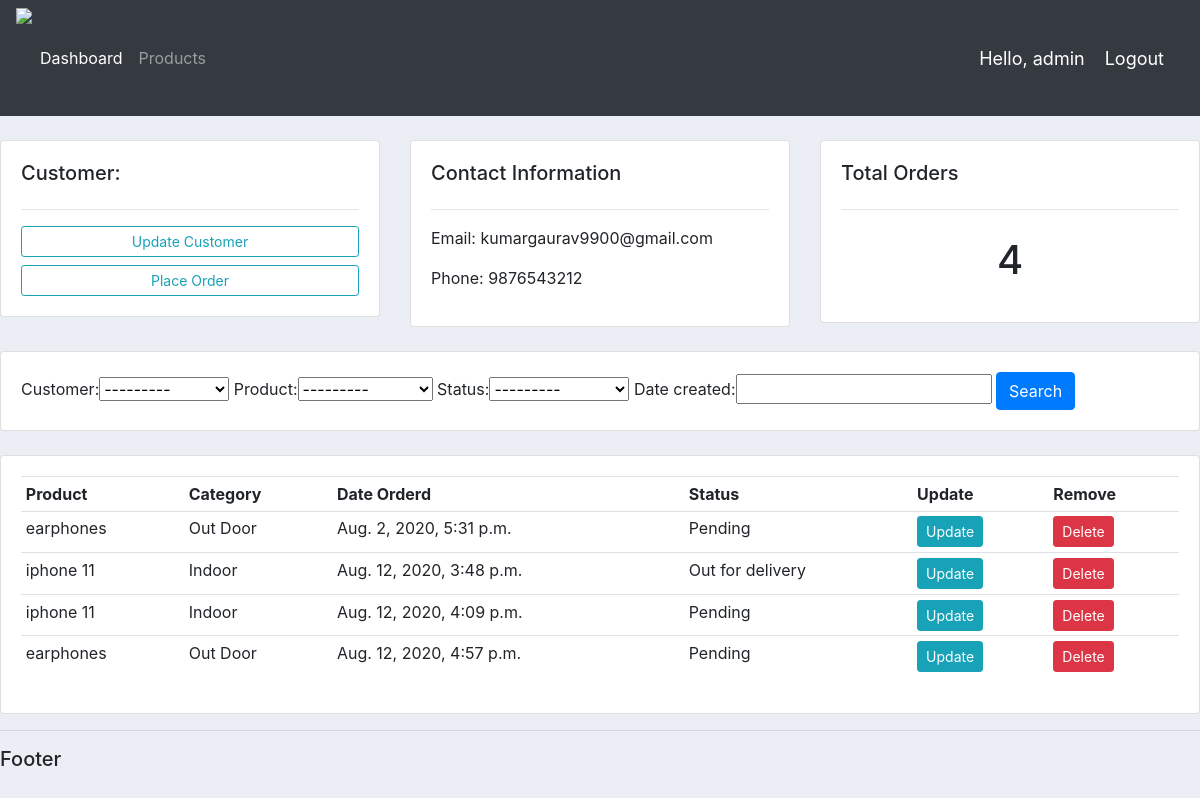
Screenshot of /customers/1/ (signed in) with the database file from the repository.
### accounts/models.py (models this page shows, shortened)
class Customer(models.Model):
    user = models.OneToOneField(User, null=True, blank=True, on_delete=models.CASCADE)
    name = models.CharField(max_length=200, null=True)
    phone = models.CharField(max_length=200, null=True)
    email = models.CharField(max_length=200, null=True)
    profile_pic = models.ImageField(null=True, blank=True, default="default-profile-picture.jpg")
    date_created = models.DateTimeField(auto_now_add=True, null=True)
    def __str__(self):
        return self.name

class Order(models.Model):
    STATUS = (
        ('Pending', 'Pending'),
        ('Out for delivery', 'Out for delivery'),
        ('Delivered', 'Delivered'),
    )
    customer = models.ForeignKey(
        Customer, null=True, on_delete=models.SET_NULL)
    product = models.ForeignKey(Product, null=True, on_delete=models.SET_NULL)
    status = models.CharField(max_length=200, null=True, choices=STATUS)
    date_created = models.DateTimeField(auto_now_add=True, null=True)

class Product(models.Model):
    CATEGORY = (
        ('Indoor', 'Indoor'),
        ('Out Door', 'Out Door'),
    )
    name = models.CharField(max_length=200, null=True)
    price = models.FloatField(null=True)
    category = models.CharField(
        max_length=200, null=True, choices=CATEGORY)
    description = models.CharField(max_length=200, null=True, blank=True)
    date_created = models.DateTimeField(auto_now_add=True, null=True)
    tags = models.ManyToManyField(Tag)
    def __str__(self):
        return self.name

### accounts/decorators.py (the view)
        def wrapper_func(request, *args, **kwargs):
            group = None
            if request.user.groups.exists():
                group = request.user.groups.all()[0].name
            if group in allowed_roles:
                return view_func(request, *args, **kwargs)
            else:
                return HttpResponse('You are not authorized to view this page')

### accounts/views.py (called while the page is built)
@login_required(login_url='login')
@allowed_users(allowed_roles=['admin'])
def customers(request, id_pk):
    customer = Customer.objects.get(id=id_pk)
    orders = customer.order_set.all()
    order_count = orders.count()
    myFilter = OrderFilter(request.GET, queryset=orders)
    orders = myFilter.qs
    context = {'customer': customer,
               'orders': orders, 'order_count': order_count, 'myFilter': myFilter}
    return render(request, 'accounts/customers.html', context)

### accounts/templates/accounts/customers.html
{% extends 'accounts/main.html' %}
{% block content %}
<br>
<div class="row">
  <div class="col-md">
    <div class="card card-body">
      <h5>Customer:</h5>
      <hr>
      <a class="btn btn-outline-info  btn-sm btn-block" href="">Update Customer</a>
      <a class="btn btn-outline-info  btn-sm btn-block" href="{% url 'create_order' customer.id %}">Place Order</a>
    </div>
  </div>
  <div class="col-md">
    <div class="card card-body">
      <h5>Contact Information</h5>
      <hr>
      <p>Email: {{customer.email}}</p>
      <p>Phone: {{customer.phone}}</p>
    </div>
  </div>
  <div class="col-md">
    <div class="card card-body">
      <h5>Total Orders</h5>
      <hr>
      <h1 style="text-align: center;padding: 10px">{{order_count}}</h1>
    </div>
  </div>
</div>
<br>
<div class="row">
  <div class="col">
    <div class="card card-body">
      <form method="get">
        {{myFilter.form}}
        <button class="btn btn-primary" type="submit">Search</button>
      </form>
    </div>
  </div>
</div>
<br>
<div class="row">
  <div class="col-md">
    <div class="card card-body">
      <table class="table table-sm">
        <tr>
          <th>Product</th>
          <th>Category</th>
          <th>Date Orderd</th>
          <th>Status</th>
          <th>Update</th>
          <th>Remove</th>
        </tr>
        {% for order in orders%}
        <tr>
          <td>{{order.product.name}}</td>
          <td>{{order.product.category}}</td>
          <td>{{order.date_created}}</td>
          <td>{{order.status}}</td>
          <td><a class="btn btn-sm btn-info" href="{% url 'update_order' order.id %}">Update</a></td>
          <td><a class="btn btn-sm btn-danger" href="{% url 'delete_order' order.id %}">Delete</a></td>
        </tr>
        {% endfor %}
      </table>
    </div>
  </div>
</div>
{% endblock %}

### accounts/templates/accounts/navbar.html (shortened to what this page needs)
{% load static %}
<nav class="navbar navbar-expand-lg navbar-dark bg-dark">
  <img src="{% static 'images/circle.png' %}" style="height:100px">
  <div class="collapse navbar-collapse" id="navbarNav">
    <ul class="navbar-nav">
      {% if request.user.is_staff %}
      <li class="nav-item active">
        <a class="nav-link" href="{% url 'home' %}">Dashboard</a>
      </li>
      <li class="nav-item">
        <a class="nav-link" href="{% url 'products' %}">Products</a>
      </li>
      {% else %}
       <li class="nav-item">
        <a class="nav-link" href="{% url 'account' %}">Settings</a>
      </li>
      {% endif %}
    </ul>
  </div>
  <span class="hello-msg">Hello, {{request.user}}</span>
  <span><a class="hello-msg" href="{% url 'logout' %}">Logout</a></span>
</nav>

### static/css/main.css (style rules this page uses)
body { background-color: #ebeff5; }

### accounts/templates/accounts/navbar.html (style rules this page uses)
.hello-msg { font-size: 18px; color: #fff; margin-right: 20px; }

### rows the page displays
Customer: email "kumargaurav9900@gmail.com", phone "9876543212"
Order: product.name "earphones", product.category "Out Door", date_created "Aug. 2, 2020, 5:31 p.m.", status "Pending"
Order: product.name "iphone 11", product.category "Indoor", date_created "Aug. 12, 2020, 3:48 p.m.", status "Out for delivery"
Order: product.name "iphone 11", product.category "Indoor", date_created "Aug. 12, 2020, 4:09 p.m.", status "Pending"
Order: product.name "earphones", product.category "Out Door", date_created "Aug. 12, 2020, 4:57 p.m.", status "Pending"

### other values shown
{{ request.user }} "admin"
{{ order_count }} "4"
